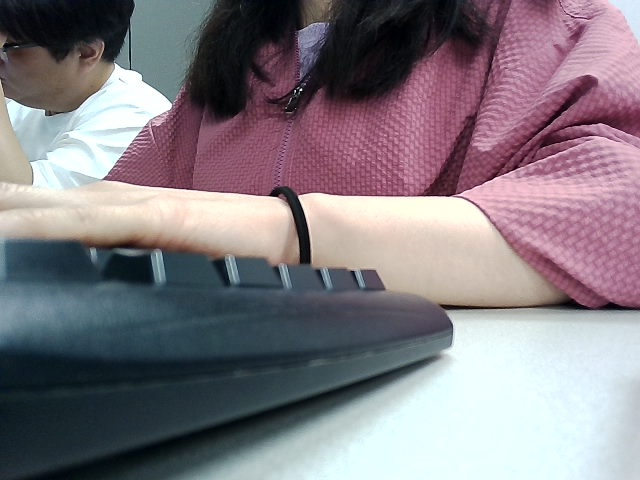
#> input picture hancom/12_data/captured_images/result_20260720_093142.jpg, 640 x 480 px
$ python data_aug.py
#> lines starting #> are read from the running program, lines starting #| are printed output that depends on the picture
from PIL import Image, ImageEnhance, ImageOps # 이미지 증강
import matplotlib.pyplot as plt

#1. 이미지 로드
img = Image.open("captured_images/result_20260720_093142.jpg")
#> img is the input picture: PIL image 640x480 RGB; mean R, G, B 130.6, 122.5, 129.8

#2. 이미지 증강 (회전)
Image_rotared = img.rotate(90)
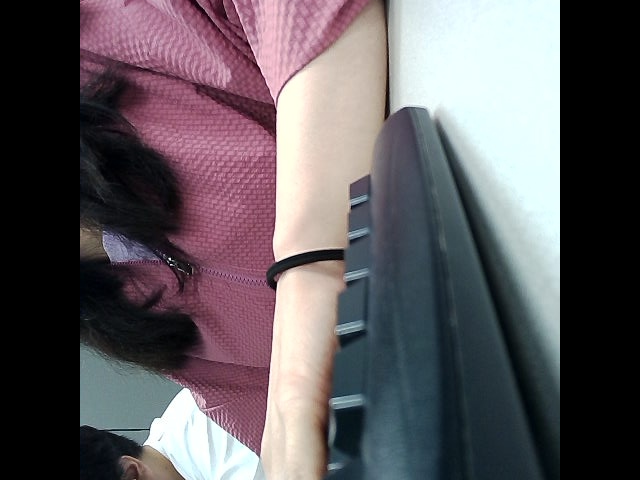
#> Image_rotared: PIL image 640x480 RGB; mean R, G, B 95.6, 89.5, 94.3

#2-2. 이미지 증강 (밝기 조절)
enhancer = ImageEnhance.Brightness(img)
img_brighness = enhancer.enhance(0.5)
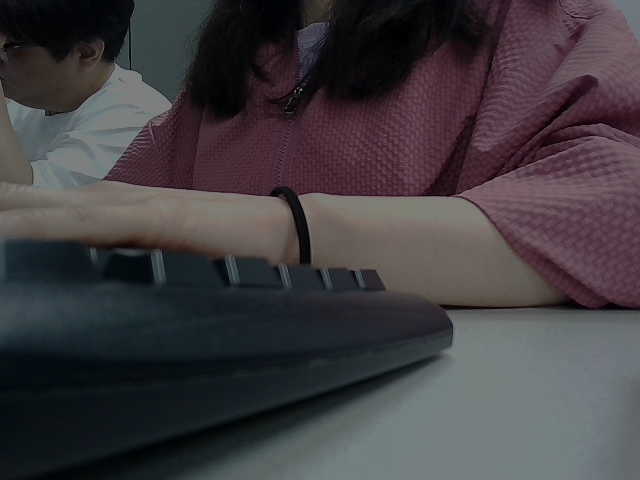
#> img_brighness: PIL image 640x480 RGB; mean R, G, B 65, 61, 64.6

#2-3. 이미지 증강 (좌우 반전)
img_flip = ImageOps.mirror(img)
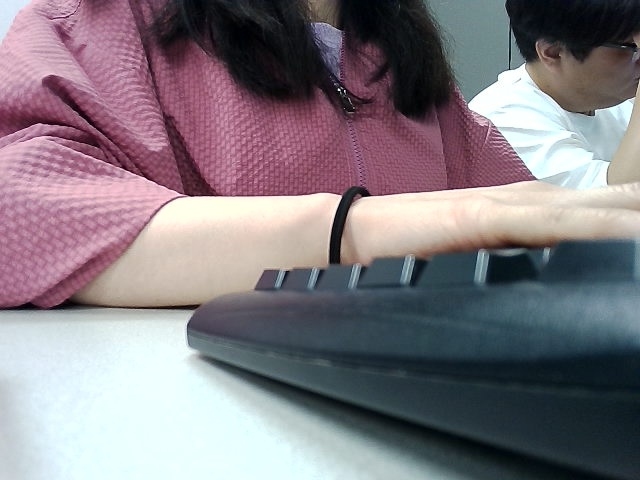
#> img_flip: PIL image 640x480 RGB; mean R, G, B 130.6, 122.5, 129.8

#3. 결과 시각화
fig, ax = plt.subplots(2, 3, figsize=(20, 10))

#3-1. 원본 이미지
ax[0,0].imshow(img)
ax[0,0].axis('off')
ax[0,0].set_title("Original")

#3-2. 회전 이미지
ax[0,1].imshow(Image_rotared)
ax[0,1].axis('on')
ax[0,1].set_title("Rotated 90")

#3-3. 밝기 조절
ax[0,2].imshow(img_brighness)
ax[0,2].axis('off')
ax[0,2].set_title("Brightness")

#3-4. 좌우 반전 이미지
ax[1,0].imshow(img_flip)
ax[1,0].axis('off')
ax[1,0].set_title("Flip")

plt.show()
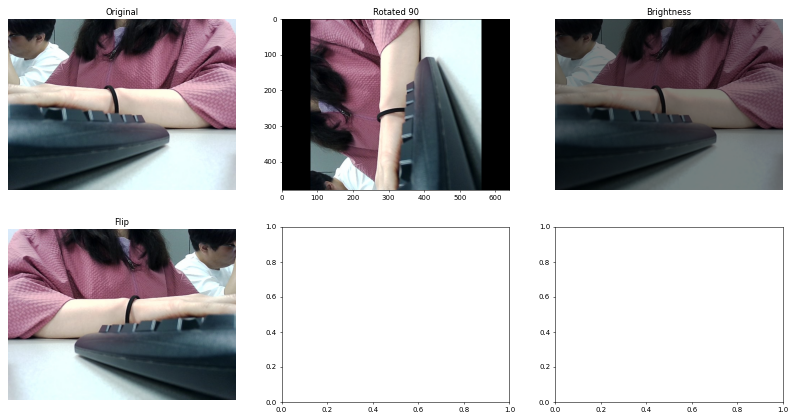
#> figure drawn by matplotlib, 4 panels

Image_rotared.save("./Image_rotared.jpg")
img_brighness.save("./img_brighness.jpg")
img_flip.save("./img_flip.jpg")

print("이미지 저장이 잘 됐습니다.")
